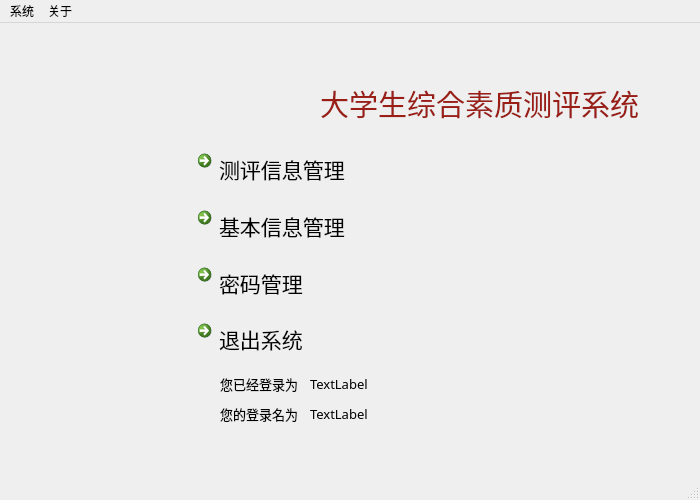
<?xml version="1.0" encoding="UTF-8"?>
<ui version="4.0">
 <class>teaCtrl</class>
 <widget class="QMainWindow" name="teaCtrl">
  <property name="geometry">
   <rect>
    <x>0</x>
    <y>0</y>
    <width>700</width>
    <height>500</height>
   </rect>
  </property>
  <property name="windowTitle">
   <string>教职工 - 大学生综合素质测评系统</string>
  </property>
  <widget class="QWidget" name="centralwidget">
   <widget class="QWidget" name="verticalLayoutWidget">
    <property name="geometry">
     <rect>
      <x>190</x>
      <y>120</y>
      <width>321</width>
      <height>221</height>
     </rect>
    </property>
    <property name="font">
     <font>
      <family>楷体</family>
      <pointsize>16</pointsize>
     </font>
    </property>
    <layout class="QVBoxLayout" name="verticalLayout">
     <item>
      <widget class="QCommandLinkButton" name="testBtn">
       <property name="font">
        <font>
         <family>楷体</family>
         <pointsize>16</pointsize>
         <weight>9</weight>
         <italic>false</italic>
         <bold>false</bold>
        </font>
       </property>
       <property name="styleSheet">
        <string notr="true">font: 75 16pt &quot;楷体&quot;;</string>
       </property>
       <property name="text">
        <string>测评信息管理</string>
       </property>
      </widget>
     </item>
     <item>
      <widget class="QCommandLinkButton" name="infoBtn">
       <property name="font">
        <font>
         <family>楷体</family>
         <pointsize>16</pointsize>
         <weight>9</weight>
         <italic>false</italic>
         <bold>false</bold>
        </font>
       </property>
       <property name="styleSheet">
        <string notr="true">font: 75 16pt &quot;楷体&quot;;</string>
       </property>
       <property name="text">
        <string>基本信息管理</string>
       </property>
      </widget>
     </item>
     <item>
      <widget class="QCommandLinkButton" name="pwBtn">
       <property name="font">
        <font>
         <family>楷体</family>
         <pointsize>16</pointsize>
         <weight>9</weight>
         <italic>false</italic>
         <bold>false</bold>
        </font>
       </property>
       <property name="styleSheet">
        <string notr="true">font: 75 16pt &quot;楷体&quot;;</string>
       </property>
       <property name="text">
        <string>密码管理</string>
       </property>
      </widget>
     </item>
     <item>
      <widget class="QCommandLinkButton" name="exitBtn">
       <property name="font">
        <font>
         <family>楷体</family>
         <pointsize>16</pointsize>
         <weight>9</weight>
         <italic>false</italic>
         <bold>false</bold>
        </font>
       </property>
       <property name="styleSheet">
        <string notr="true">font: 75 16pt &quot;楷体&quot;;</string>
       </property>
       <property name="text">
        <string>退出系统</string>
       </property>
      </widget>
     </item>
    </layout>
   </widget>
   <widget class="QLabel" name="label">
    <property name="geometry">
     <rect>
      <x>220</x>
      <y>350</y>
      <width>81</width>
      <height>21</height>
     </rect>
    </property>
    <property name="font">
     <font>
      <family>方正等线</family>
      <pointsize>10</pointsize>
      <weight>9</weight>
      <italic>false</italic>
      <bold>false</bold>
     </font>
    </property>
    <property name="styleSheet">
     <string notr="true">font: 75 10pt &quot;方正等线&quot;;</string>
    </property>
    <property name="text">
     <string>您已经登录为：</string>
    </property>
   </widget>
   <widget class="QLabel" name="label_2">
    <property name="geometry">
     <rect>
      <x>220</x>
      <y>380</y>
      <width>81</width>
      <height>21</height>
     </rect>
    </property>
    <property name="font">
     <font>
      <family>方正等线</family>
      <pointsize>10</pointsize>
      <weight>9</weight>
      <italic>false</italic>
      <bold>false</bold>
     </font>
    </property>
    <property name="styleSheet">
     <string notr="true">font: 75 10pt &quot;方正等线&quot;;</string>
    </property>
    <property name="text">
     <string>您的登录名为：</string>
    </property>
   </widget>
   <widget class="QLabel" name="idLabel">
    <property name="geometry">
     <rect>
      <x>310</x>
      <y>350</y>
      <width>131</width>
      <height>21</height>
     </rect>
    </property>
    <property name="font">
     <font>
      <family>方正等线</family>
      <pointsize>10</pointsize>
      <weight>9</weight>
      <italic>false</italic>
      <bold>false</bold>
     </font>
    </property>
    <property name="styleSheet">
     <string notr="true">font: 75 10pt &quot;方正等线&quot;;</string>
    </property>
    <property name="text">
     <string>TextLabel</string>
    </property>
   </widget>
   <widget class="QLabel" name="nameLabel">
    <property name="geometry">
     <rect>
      <x>310</x>
      <y>380</y>
      <width>131</width>
      <height>21</height>
     </rect>
    </property>
    <property name="font">
     <font>
      <family>方正等线</family>
      <pointsize>10</pointsize>
      <weight>9</weight>
      <italic>false</italic>
      <bold>false</bold>
     </font>
    </property>
    <property name="styleSheet">
     <string notr="true">font: 75 10pt &quot;方正等线&quot;;</string>
    </property>
    <property name="text">
     <string>TextLabel</string>
    </property>
   </widget>
   <widget class="QLabel" name="label_4">
    <property name="geometry">
     <rect>
      <x>320</x>
      <y>60</y>
      <width>331</width>
      <height>41</height>
     </rect>
    </property>
    <property name="font">
     <font>
      <family>华文行楷</family>
      <pointsize>22</pointsize>
      <weight>9</weight>
      <italic>false</italic>
      <bold>false</bold>
     </font>
    </property>
    <property name="styleSheet">
     <string notr="true">color: rgb(154, 29, 22);
font: 75 22pt &quot;华文行楷&quot;;</string>
    </property>
    <property name="text">
     <string>大学生综合素质测评系统</string>
    </property>
    <property name="textFormat">
     <enum>Qt::AutoText</enum>
    </property>
   </widget>
   <widget class="QLabel" name="label_3">
    <property name="geometry">
     <rect>
      <x>60</x>
      <y>30</y>
      <width>251</width>
      <height>71</height>
     </rect>
    </property>
    <property name="text">
     <string/>
    </property>
    <property name="pixmap">
     <pixmap resource="StudentTest.qrc">:/new/pics/images/sgu.png</pixmap>
    </property>
   </widget>
  </widget>
  <widget class="QMenuBar" name="menubar">
   <property name="geometry">
    <rect>
     <x>0</x>
     <y>0</y>
     <width>700</width>
     <height>23</height>
    </rect>
   </property>
   <widget class="QMenu" name="menu_System">
    <property name="title">
     <string>系统</string>
    </property>
    <addaction name="action_Log_out"/>
    <addaction name="action_Exit"/>
   </widget>
   <widget class="QMenu" name="menu">
    <property name="title">
     <string>关于</string>
    </property>
    <addaction name="action_About"/>
   </widget>
   <addaction name="menu_System"/>
   <addaction name="menu"/>
  </widget>
  <widget class="QStatusBar" name="statusbar"/>
  <action name="action_Log_out">
   <property name="text">
    <string>&amp;Log out</string>
   </property>
  </action>
  <action name="action_Exit">
   <property name="text">
    <string>&amp;Exit</string>
   </property>
  </action>
  <action name="action_About">
   <property name="text">
    <string>&amp;About</string>
   </property>
  </action>
 </widget>
 <resources>
  <include location="StudentTest.qrc"/>
 </resources>
 <connections/>
</ui>
